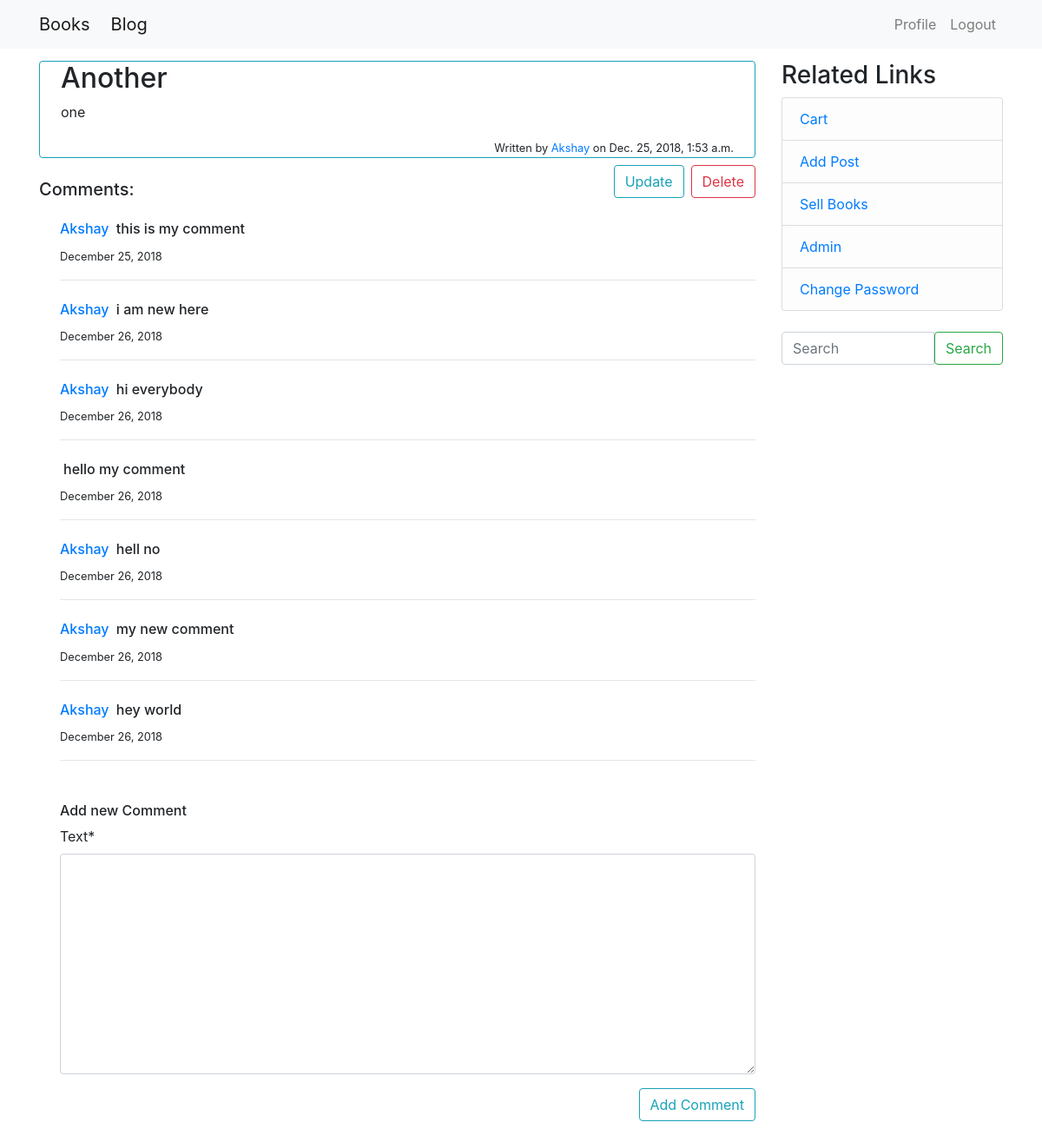
/blog/post/another (signed in), run on the app's committed database.
### blog/models.py (models this page shows, shortened)
class Post(models.Model):
	title = models.CharField(max_length=50)
	text = models.TextField()
	slug = models.SlugField(unique=True)
	date_posted = models.DateTimeField(auto_now_add=True)
	author = models.ForeignKey(User, on_delete=models.CASCADE)

class Comment(models.Model):
	name = models.CharField(max_length=60)
	text = models.TextField()
	post = models.ForeignKey(Post, on_delete=models.CASCADE)
	created_on = models.DateTimeField(auto_now_add=True)

### blog/views.py (the view)
# urls.py: path('post/<str:slug>', view_post, name='view-post'),
@login_required()
def view_post(request, slug):
    post = get_object_or_404(Post, slug=slug)
    form = CommentForm(request.POST or None)
    if form.is_valid():
        comment = form.save(commit=False)
        comment.post = post
        comment.name = request.user.username
        comment.save()
        return redirect(request.path)
    form.initial["name"] = request.session.get('name')
    return render(request, 'blog/blog_post.html', {'post': post, 'form': form})

### blog/forms.py
class CommentForm(ModelForm):
    class Meta:
        model = Comment
        fields = ['text']

### blog/templates/blog/blog_post.html (shortened to what this page needs)
{% extends "blog/base.html" %}
{% load crispy_forms_tags %}
{% block content %}
	<div class="border border-info pl-4 rounded">
		<h2>{{ post.title|title }}</h2>
		<div class="content ">
			<p>
				{{ post.text }}
			</p>
			<span>
				<div class="text-right pr-4">
					<small>Written by <a href="{% url 'user-post' post.author %}">{{ post.author|title }}</a>  on {{ post.date_posted }}</small>
				</div>
			</span>
		</div>
	</div>
	{% if post.author == user %}
		<a class="btn btn-outline-danger float-right mt-2 mb-1" href="{% url 'delete-post' slug=post.slug %}">Delete</a>
		<a class="btn btn-outline-info float-right mt-2 mb-1 mr-2" href="{% url 'update-post' slug=post.slug %}">Update</a>
	{% endif %}
	<br />
	{% if post.comment_set.all %}
		<h5>Comments:</h5>
		<div class="comments ml-4">
			{% for comment in post.comment_set.all %}
				<div class="mt-4 mb-4">
					<h6>
						<a class="mr-1" href="{% url 'user-post' comment.name %}">{{ comment.name|title }}</a> {{ comment.text }}
					</h6>
					<small>{{ comment.created_on|date:"F  d, Y" }}</small>
					<hr>
				</div>
			{% endfor %}
		</div>
	{% endif %}
	<br />
	<div class="ml-4">
		<h6>Add new Comment</h6>
		<form action="" method="POST">
			<table>
				{{ form|crispy }}
			</table>
			<button class="btn btn-outline-info float-right">Add Comment</button>
		</form>
	</div>
{% endblock content %}

### blog/static/blog/main.css (style rules this page uses)
body { padding-top:70px; }

### data on the page
Post: title "Another", text "one", author "Akshay", date_posted "Dec. 25, 2018, 1:53 a.m."
Comment: name "Akshay", text "this is my comment", created_on "December 25, 2018"
Comment: name "Akshay", text "i am new here", created_on "December 26, 2018"
Comment: name "Akshay", text "hi everybody", created_on "December 26, 2018"
Comment: text "hello my comment", created_on "December 26, 2018"
Comment: name "Akshay", text "hell no", created_on "December 26, 2018"
Comment: name "Akshay", text "my new comment", created_on "December 26, 2018"
Comment: name "Akshay", text "hey world", created_on "December 26, 2018"
